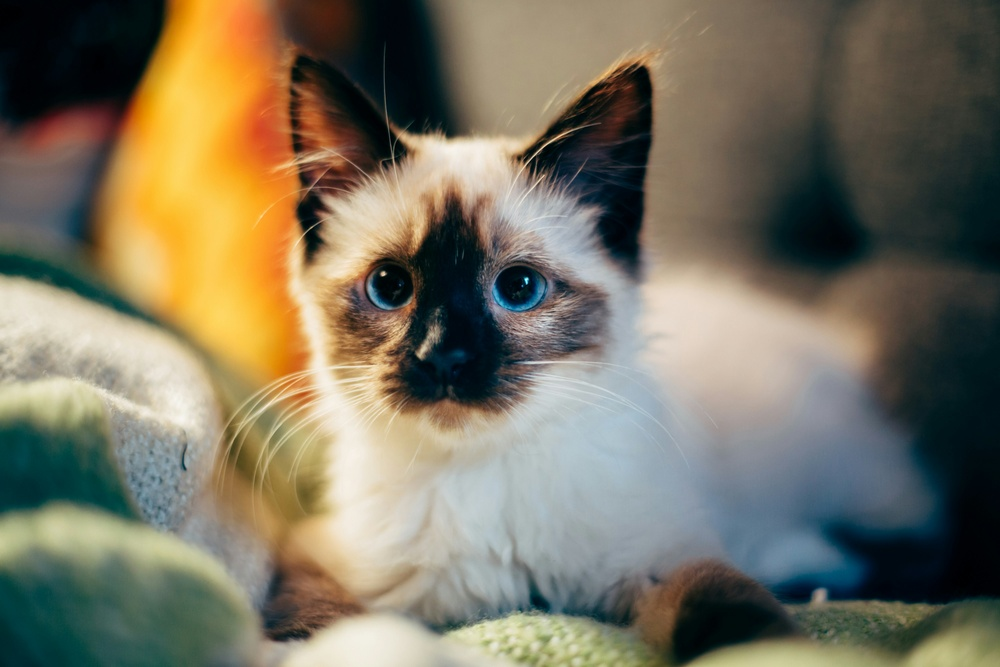
#> input picture cat.jpg, 1000 x 667 px, shrunk from 4000 x 2667 before the run
$ python pyflip.py
#> lines starting #> are read from the running program, lines starting #| are printed output that depends on the picture
import numpy as np
from PIL import Image
import matplotlib.pyplot as plt

# Load the image using PIL (Python Imaging Library)
img = Image.open('cat.jpg')
#> img is the input picture: PIL image 1000x667 RGB; mean R, G, B 120.9, 114.5, 95.4

# Convert the image to a NumPy array
img_array = np.array(img)

# Flip the image horizontally
flipped_img = np.fliplr(img_array)
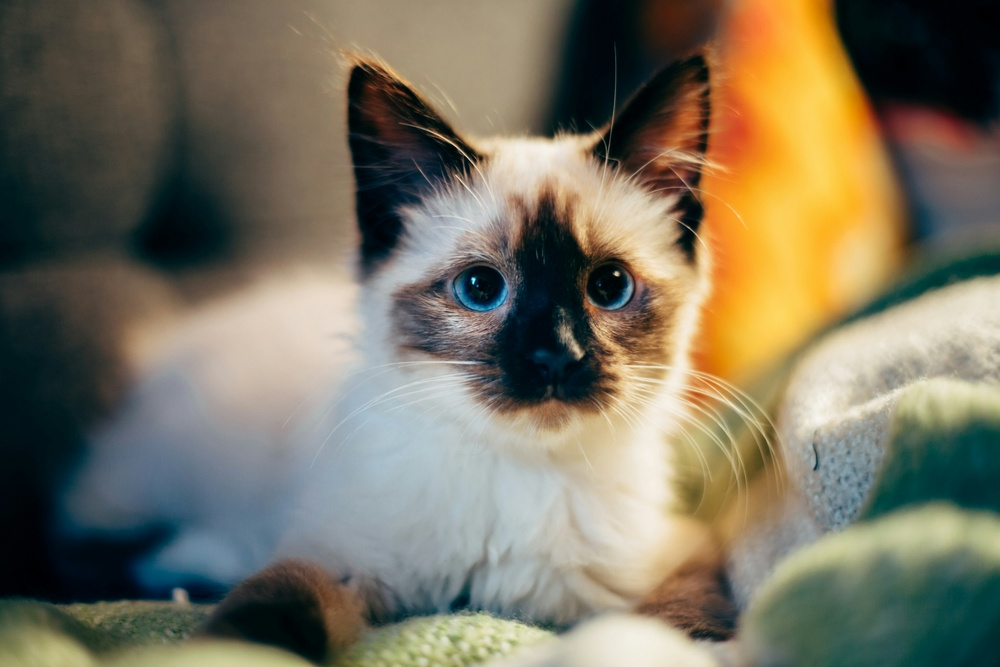
#> flipped_img: shape (667, 1000, 3); mean R, G, B 120.9, 114.5, 95.4

# Display the original image and the flipped image
plt.figure(figsize=(10, 5))

# Display the original image
plt.subplot(1, 2, 1)
plt.imshow(img_array)
plt.title('Original Image')
plt.axis('off')

# Display the flipped image
plt.subplot(1, 2, 2)
plt.imshow(flipped_img)
plt.title('Flipped Image')
plt.axis('off')

plt.tight_layout()
plt.show()
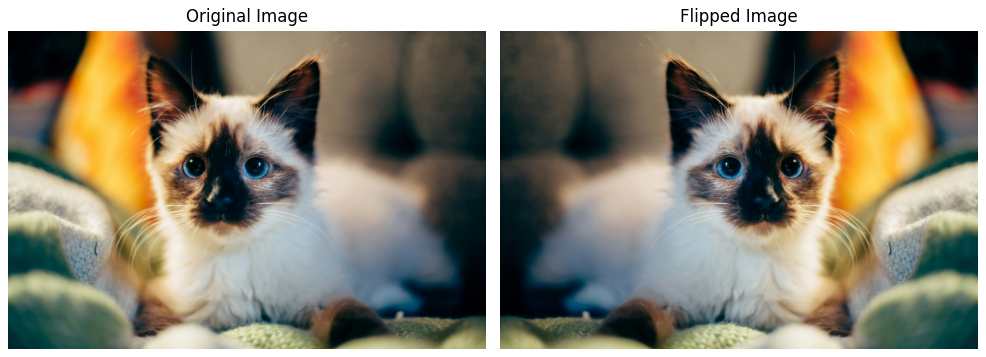
#> figure drawn by matplotlib, 2 panels
